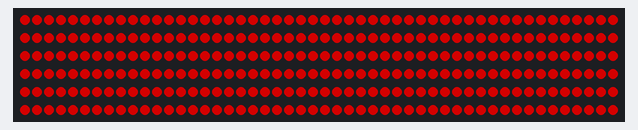
The sketch below on a simulated Arduino Uno, built with avr-gcc and run on an emulated ATmega328P. On the bench: 300 RGB LEDs in strip order, left to right, continuing on the next row. Dim RGB values are drawn brighter than linear.

Above: at 0.1 s.
At 0.6 s:
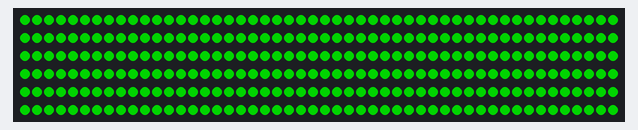
At 1.1 s:
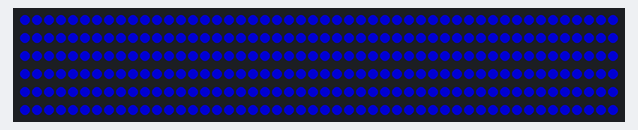

Measured:
- by itself, everything shown: repeats every 1.5 s, in 3 steps
- what the display in image 1 shows lasts 0.6 s, from 0.5 s to 1.1 s

The sketch:

test_LEDstrip.ino
```cpp
#include <Adafruit_NeoPixel.h>

#define LED_PIN 3

int numPixels = 300;
Adafruit_NeoPixel pixels = Adafruit_NeoPixel(numPixels, LED_PIN, NEO_GRB + NEO_KHZ800);

void setup() {
  // put your setup code here, to run once:
  pixels.begin();
  pixels.show();
}

void loop() {
  // put your main code here, to run repeatedly:
  int i;
  for(i = 0; i < pixels.numPixels(); i++) {
    pixels.setPixelColor(i, pixels.Color(128, 0, 0));
  }

  pixels.show();
  delay(500);

  for(i = 0; i < pixels.numPixels(); i++) {
  pixels.setPixelColor(i, pixels.Color(0, 128, 0));
  }

  pixels.show();
  delay(500);

  for(i = 0; i < pixels.numPixels(); i++) {
    pixels.setPixelColor(i, pixels.Color(0 ,0, 128));
  }

  pixels.show();
  delay(500);

}
```
